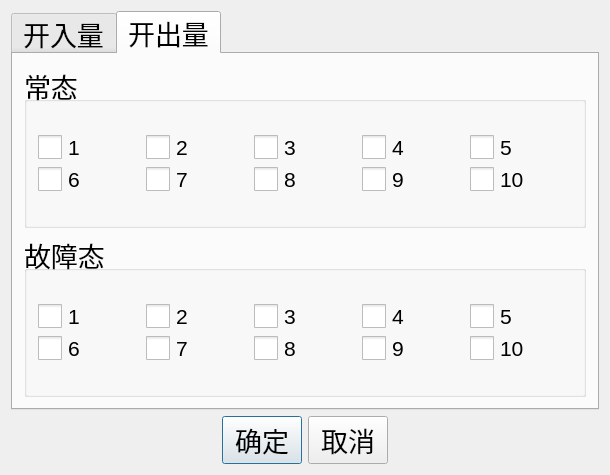
<?xml version="1.0" encoding="UTF-8"?>
<ui version="4.0">
 <class>CFaultGradientSetting</class>
 <widget class="QDialog" name="CFaultGradientSetting">
  <property name="geometry">
   <rect>
    <x>0</x>
    <y>0</y>
    <width>610</width>
    <height>475</height>
   </rect>
  </property>
  <property name="windowTitle">
   <string>开出量设置</string>
  </property>
  <layout class="QVBoxLayout" name="verticalLayout_6">
   <item>
    <layout class="QVBoxLayout" name="verticalLayout">
     <item>
      <widget class="QSttTabWidget" name="tabWidget">
       <property name="font">
        <font>
         <pointsize>20</pointsize>
        </font>
       </property>
       <property name="currentIndex">
        <number>1</number>
       </property>
       <widget class="QWidget" name="m_tabBIn">
        <attribute name="title">
         <string>开入量</string>
        </attribute>
        <layout class="QVBoxLayout" name="verticalLayout_2">
         <item>
          <layout class="QGridLayout" name="gridLayout">
           <item row="0" column="2">
            <widget class="QSttCheckBox" name="m_cbBinC">
             <property name="font">
              <font>
               <pointsize>16</pointsize>
              </font>
             </property>
             <property name="styleSheet">
              <string notr="true">QCheckBox::indicator {  
width: 24px;  height: 24px;
}</string>
             </property>
             <property name="text">
              <string>C</string>
             </property>
            </widget>
           </item>
           <item row="0" column="0">
            <widget class="QSttCheckBox" name="m_cbBinA">
             <property name="font">
              <font>
               <pointsize>16</pointsize>
              </font>
             </property>
             <property name="styleSheet">
              <string notr="true">QCheckBox::indicator {  
width: 24px;  height: 24px;
}</string>
             </property>
             <property name="text">
              <string>A</string>
             </property>
            </widget>
           </item>
           <item row="0" column="1">
            <widget class="QSttCheckBox" name="m_cbBinB">
             <property name="font">
              <font>
               <pointsize>16</pointsize>
              </font>
             </property>
             <property name="styleSheet">
              <string notr="true">QCheckBox::indicator {  
width: 24px;  height: 24px;
}</string>
             </property>
             <property name="text">
              <string>B</string>
             </property>
            </widget>
           </item>
           <item row="0" column="3">
            <widget class="QSttCheckBox" name="m_cbBinD">
             <property name="font">
              <font>
               <pointsize>16</pointsize>
              </font>
             </property>
             <property name="styleSheet">
              <string notr="true">QCheckBox::indicator {  
width: 24px;  height: 24px;
}</string>
             </property>
             <property name="text">
              <string>D</string>
             </property>
            </widget>
           </item>
           <item row="0" column="4">
            <widget class="QSttCheckBox" name="m_cbBinE">
             <property name="font">
              <font>
               <pointsize>16</pointsize>
              </font>
             </property>
             <property name="styleSheet">
              <string notr="true">QCheckBox::indicator {  
width: 24px;  height: 24px;
}</string>
             </property>
             <property name="text">
              <string>E</string>
             </property>
            </widget>
           </item>
          </layout>
         </item>
         <item>
          <layout class="QGridLayout" name="gridLayout_2">
           <item row="0" column="1">
            <widget class="QSttCheckBox" name="m_cbBinF">
             <property name="font">
              <font>
               <pointsize>16</pointsize>
              </font>
             </property>
             <property name="styleSheet">
              <string notr="true">QCheckBox::indicator {  
width: 24px;  height: 24px;
}</string>
             </property>
             <property name="text">
              <string>F</string>
             </property>
            </widget>
           </item>
           <item row="0" column="2">
            <widget class="QSttCheckBox" name="m_cbBinG">
             <property name="font">
              <font>
               <pointsize>16</pointsize>
              </font>
             </property>
             <property name="styleSheet">
              <string notr="true">QCheckBox::indicator {  
width: 24px;  height: 24px;
}</string>
             </property>
             <property name="text">
              <string>G</string>
             </property>
            </widget>
           </item>
           <item row="0" column="4">
            <widget class="QSttCheckBox" name="m_cbBinI">
             <property name="font">
              <font>
               <pointsize>16</pointsize>
              </font>
             </property>
             <property name="styleSheet">
              <string notr="true">QCheckBox::indicator {  
width: 24px;  height: 24px;
}</string>
             </property>
             <property name="text">
              <string>I</string>
             </property>
            </widget>
           </item>
           <item row="0" column="3">
            <widget class="QSttCheckBox" name="m_cbBinH">
             <property name="font">
              <font>
               <pointsize>16</pointsize>
              </font>
             </property>
             <property name="styleSheet">
              <string notr="true">QCheckBox::indicator {  
width: 24px;  height: 24px;
}</string>
             </property>
             <property name="text">
              <string>H</string>
             </property>
            </widget>
           </item>
           <item row="0" column="5">
            <widget class="QSttCheckBox" name="m_cbBinJ">
             <property name="font">
              <font>
               <pointsize>16</pointsize>
              </font>
             </property>
             <property name="styleSheet">
              <string notr="true">QCheckBox::indicator {  
width: 24px;  height: 24px;
}</string>
             </property>
             <property name="text">
              <string>J</string>
             </property>
            </widget>
           </item>
          </layout>
         </item>
         <item>
          <layout class="QHBoxLayout" name="horizontalLayout_4">
           <item>
            <spacer name="horizontalSpacer_3">
             <property name="orientation">
              <enum>Qt::Horizontal</enum>
             </property>
             <property name="sizeHint" stdset="0">
              <size>
               <width>20</width>
               <height>20</height>
              </size>
             </property>
            </spacer>
           </item>
           <item>
            <widget class="QRadioButton" name="m_rbAnd">
             <property name="text">
              <string>逻辑与</string>
             </property>
             <property name="checked">
              <bool>true</bool>
             </property>
            </widget>
           </item>
           <item>
            <spacer name="horizontalSpacer_5">
             <property name="orientation">
              <enum>Qt::Horizontal</enum>
             </property>
             <property name="sizeHint" stdset="0">
              <size>
               <width>40</width>
               <height>20</height>
              </size>
             </property>
            </spacer>
           </item>
           <item>
            <widget class="QRadioButton" name="m_rbOr">
             <property name="text">
              <string>逻辑或</string>
             </property>
            </widget>
           </item>
           <item>
            <spacer name="horizontalSpacer_4">
             <property name="orientation">
              <enum>Qt::Horizontal</enum>
             </property>
             <property name="sizeHint" stdset="0">
              <size>
               <width>40</width>
               <height>20</height>
              </size>
             </property>
            </spacer>
           </item>
          </layout>
         </item>
        </layout>
       </widget>
       <widget class="QWidget" name="m_tabBOut">
        <attribute name="title">
         <string>开出量</string>
        </attribute>
        <layout class="QVBoxLayout" name="verticalLayout_3">
         <item>
          <widget class="QGroupBox" name="m_gbNormal">
           <property name="title">
            <string>常态</string>
           </property>
           <layout class="QVBoxLayout" name="verticalLayout_4">
            <item>
             <layout class="QGridLayout" name="gridLayout_3">
              <item row="0" column="2">
               <widget class="QSttCheckBox" name="m_cbBOut2">
                <property name="font">
                 <font>
                  <pointsize>16</pointsize>
                 </font>
                </property>
                <property name="styleSheet">
                 <string notr="true">QCheckBox::indicator {  
width: 24px;  height: 24px;
}</string>
                </property>
                <property name="text">
                 <string>3</string>
                </property>
                <attribute name="buttonGroup">
                 <string notr="true">btnGrpNormal</string>
                </attribute>
               </widget>
              </item>
              <item row="0" column="3">
               <widget class="QSttCheckBox" name="m_cbBOut3">
                <property name="font">
                 <font>
                  <pointsize>16</pointsize>
                 </font>
                </property>
                <property name="styleSheet">
                 <string notr="true">QCheckBox::indicator {  
width: 24px;  height: 24px;
}</string>
                </property>
                <property name="text">
                 <string>4</string>
                </property>
                <attribute name="buttonGroup">
                 <string notr="true">btnGrpNormal</string>
                </attribute>
               </widget>
              </item>
              <item row="1" column="0">
               <widget class="QSttCheckBox" name="m_cbBOut5">
                <property name="font">
                 <font>
                  <pointsize>16</pointsize>
                 </font>
                </property>
                <property name="styleSheet">
                 <string notr="true">QCheckBox::indicator {  
width: 24px;  height: 24px;
}</string>
                </property>
                <property name="text">
                 <string>6</string>
                </property>
                <attribute name="buttonGroup">
                 <string notr="true">btnGrpNormal</string>
                </attribute>
               </widget>
              </item>
              <item row="1" column="1">
               <widget class="QSttCheckBox" name="m_cbBOut6">
                <property name="font">
                 <font>
                  <pointsize>16</pointsize>
                 </font>
                </property>
                <property name="styleSheet">
                 <string notr="true">QCheckBox::indicator {  
width: 24px;  height: 24px;
}</string>
                </property>
                <property name="text">
                 <string>7</string>
                </property>
                <attribute name="buttonGroup">
                 <string notr="true">btnGrpNormal</string>
                </attribute>
               </widget>
              </item>
              <item row="0" column="1">
               <widget class="QSttCheckBox" name="m_cbBOut1">
                <property name="font">
                 <font>
                  <pointsize>16</pointsize>
                 </font>
                </property>
                <property name="styleSheet">
                 <string notr="true">QCheckBox::indicator {  
width: 24px;  height: 24px;
}</string>
                </property>
                <property name="text">
                 <string>2</string>
                </property>
                <attribute name="buttonGroup">
                 <string notr="true">btnGrpNormal</string>
                </attribute>
               </widget>
              </item>
              <item row="1" column="4">
               <widget class="QSttCheckBox" name="m_cbBOut9">
                <property name="font">
                 <font>
                  <pointsize>16</pointsize>
                 </font>
                </property>
                <property name="styleSheet">
                 <string notr="true">QCheckBox::indicator {  
width: 24px;  height: 24px;
}</string>
                </property>
                <property name="text">
                 <string>10</string>
                </property>
                <attribute name="buttonGroup">
                 <string notr="true">btnGrpNormal</string>
                </attribute>
               </widget>
              </item>
              <item row="1" column="2">
               <widget class="QSttCheckBox" name="m_cbBOut7">
                <property name="font">
                 <font>
                  <pointsize>16</pointsize>
                 </font>
                </property>
                <property name="styleSheet">
                 <string notr="true">QCheckBox::indicator {  
width: 24px;  height: 24px;
}</string>
                </property>
                <property name="text">
                 <string>8</string>
                </property>
                <attribute name="buttonGroup">
                 <string notr="true">btnGrpNormal</string>
                </attribute>
               </widget>
              </item>
              <item row="0" column="4">
               <widget class="QSttCheckBox" name="m_cbBOut4">
                <property name="font">
                 <font>
                  <pointsize>16</pointsize>
                 </font>
                </property>
                <property name="styleSheet">
                 <string notr="true">QCheckBox::indicator {  
width: 24px;  height: 24px;
}</string>
                </property>
                <property name="text">
                 <string>5</string>
                </property>
                <attribute name="buttonGroup">
                 <string notr="true">btnGrpNormal</string>
                </attribute>
               </widget>
              </item>
              <item row="1" column="3">
               <widget class="QSttCheckBox" name="m_cbBOut8">
                <property name="font">
                 <font>
                  <pointsize>16</pointsize>
                 </font>
                </property>
                <property name="styleSheet">
                 <string notr="true">QCheckBox::indicator {  
width: 24px;  height: 24px;
}</string>
                </property>
                <property name="text">
                 <string>9</string>
                </property>
                <attribute name="buttonGroup">
                 <string notr="true">btnGrpNormal</string>
                </attribute>
               </widget>
              </item>
              <item row="0" column="0">
               <widget class="QSttCheckBox" name="m_cbBOut0">
                <property name="font">
                 <font>
                  <pointsize>16</pointsize>
                 </font>
                </property>
                <property name="styleSheet">
                 <string notr="true">QCheckBox::indicator {  
width: 24px;  height: 24px;
}</string>
                </property>
                <property name="text">
                 <string>1</string>
                </property>
                <attribute name="buttonGroup">
                 <string notr="true">btnGrpNormal</string>
                </attribute>
               </widget>
              </item>
             </layout>
            </item>
           </layout>
          </widget>
         </item>
         <item>
          <widget class="QGroupBox" name="m_gbError">
           <property name="title">
            <string>故障态</string>
           </property>
           <layout class="QVBoxLayout" name="verticalLayout_5">
            <item>
             <layout class="QGridLayout" name="gridLayout_4">
              <item row="1" column="4">
               <widget class="QSttCheckBox" name="m_cbBOut10_E19">
                <property name="font">
                 <font>
                  <pointsize>16</pointsize>
                 </font>
                </property>
                <property name="styleSheet">
                 <string notr="true">QCheckBox::indicator {  
width: 24px;  height: 24px;
}</string>
                </property>
                <property name="text">
                 <string>10</string>
                </property>
                <attribute name="buttonGroup">
                 <string notr="true">btnGrpError</string>
                </attribute>
               </widget>
              </item>
              <item row="0" column="3">
               <widget class="QSttCheckBox" name="m_cbBOut4_E13">
                <property name="font">
                 <font>
                  <pointsize>16</pointsize>
                 </font>
                </property>
                <property name="styleSheet">
                 <string notr="true">QCheckBox::indicator {  
width: 24px;  height: 24px;
}</string>
                </property>
                <property name="text">
                 <string>4</string>
                </property>
                <attribute name="buttonGroup">
                 <string notr="true">btnGrpError</string>
                </attribute>
               </widget>
              </item>
              <item row="0" column="1">
               <widget class="QSttCheckBox" name="m_cbBOut2_E11">
                <property name="font">
                 <font>
                  <pointsize>16</pointsize>
                 </font>
                </property>
                <property name="styleSheet">
                 <string notr="true">QCheckBox::indicator {  
width: 24px;  height: 24px;
}</string>
                </property>
                <property name="text">
                 <string>2</string>
                </property>
                <attribute name="buttonGroup">
                 <string notr="true">btnGrpError</string>
                </attribute>
               </widget>
              </item>
              <item row="1" column="1">
               <widget class="QSttCheckBox" name="m_cbBOut7_E16">
                <property name="font">
                 <font>
                  <pointsize>16</pointsize>
                 </font>
                </property>
                <property name="styleSheet">
                 <string notr="true">QCheckBox::indicator {  
width: 24px;  height: 24px;
}</string>
                </property>
                <property name="text">
                 <string>7</string>
                </property>
                <attribute name="buttonGroup">
                 <string notr="true">btnGrpError</string>
                </attribute>
               </widget>
              </item>
              <item row="0" column="4">
               <widget class="QSttCheckBox" name="m_cbBOut5_E14">
                <property name="font">
                 <font>
                  <pointsize>16</pointsize>
                 </font>
                </property>
                <property name="styleSheet">
                 <string notr="true">QCheckBox::indicator {  
width: 24px;  height: 24px;
}</string>
                </property>
                <property name="text">
                 <string>5</string>
                </property>
                <attribute name="buttonGroup">
                 <string notr="true">btnGrpError</string>
                </attribute>
               </widget>
              </item>
              <item row="1" column="0">
               <widget class="QSttCheckBox" name="m_cbBOut6_E15">
                <property name="font">
                 <font>
                  <pointsize>16</pointsize>
                 </font>
                </property>
                <property name="styleSheet">
                 <string notr="true">QCheckBox::indicator {  
width: 24px;  height: 24px;
}</string>
                </property>
                <property name="text">
                 <string>6</string>
                </property>
                <attribute name="buttonGroup">
                 <string notr="true">btnGrpError</string>
                </attribute>
               </widget>
              </item>
              <item row="1" column="3">
               <widget class="QSttCheckBox" name="m_cbBOut9_E18">
                <property name="font">
                 <font>
                  <pointsize>16</pointsize>
                 </font>
                </property>
                <property name="styleSheet">
                 <string notr="true">QCheckBox::indicator {  
width: 24px;  height: 24px;
}</string>
                </property>
                <property name="text">
                 <string>9</string>
                </property>
                <attribute name="buttonGroup">
                 <string notr="true">btnGrpError</string>
                </attribute>
               </widget>
              </item>
              <item row="0" column="0">
               <widget class="QSttCheckBox" name="m_cbBOut1_E10">
                <property name="font">
                 <font>
                  <pointsize>16</pointsize>
                 </font>
                </property>
                <property name="styleSheet">
                 <string notr="true">QCheckBox::indicator {  
width: 24px;  height: 24px;
}</string>
                </property>
                <property name="text">
                 <string>1</string>
                </property>
                <attribute name="buttonGroup">
                 <string notr="true">btnGrpError</string>
                </attribute>
               </widget>
              </item>
              <item row="1" column="2">
               <widget class="QSttCheckBox" name="m_cbBOut8_E17">
                <property name="font">
                 <font>
                  <pointsize>16</pointsize>
                 </font>
                </property>
                <property name="styleSheet">
                 <string notr="true">QCheckBox::indicator {  
width: 24px;  height: 24px;
}</string>
                </property>
                <property name="text">
                 <string>8</string>
                </property>
                <attribute name="buttonGroup">
                 <string notr="true">btnGrpError</string>
                </attribute>
               </widget>
              </item>
              <item row="0" column="2">
               <widget class="QSttCheckBox" name="m_cbBOut3_E12">
                <property name="font">
                 <font>
                  <pointsize>16</pointsize>
                 </font>
                </property>
                <property name="styleSheet">
                 <string notr="true">QCheckBox::indicator {  
width: 24px;  height: 24px;
}</string>
                </property>
                <property name="text">
                 <string>3</string>
                </property>
                <attribute name="buttonGroup">
                 <string notr="true">btnGrpError</string>
                </attribute>
               </widget>
              </item>
             </layout>
            </item>
           </layout>
          </widget>
         </item>
        </layout>
       </widget>
      </widget>
     </item>
     <item>
      <layout class="QHBoxLayout" name="horizontalLayout">
       <item>
        <spacer name="horizontalSpacer">
         <property name="orientation">
          <enum>Qt::Horizontal</enum>
         </property>
         <property name="sizeHint" stdset="0">
          <size>
           <width>40</width>
           <height>20</height>
          </size>
         </property>
        </spacer>
       </item>
       <item>
        <widget class="QPushButton" name="m_btnOK">
         <property name="font">
          <font>
           <pointsize>20</pointsize>
          </font>
         </property>
         <property name="text">
          <string>确定</string>
         </property>
        </widget>
       </item>
       <item>
        <widget class="QPushButton" name="m_btnCancel">
         <property name="font">
          <font>
           <pointsize>20</pointsize>
          </font>
         </property>
         <property name="text">
          <string>取消</string>
         </property>
        </widget>
       </item>
       <item>
        <spacer name="horizontalSpacer_2">
         <property name="orientation">
          <enum>Qt::Horizontal</enum>
         </property>
         <property name="sizeHint" stdset="0">
          <size>
           <width>40</width>
           <height>20</height>
          </size>
         </property>
        </spacer>
       </item>
      </layout>
     </item>
    </layout>
   </item>
  </layout>
 </widget>
 <layoutdefault spacing="6" margin="11"/>
 <customwidgets>
  <customwidget>
   <class>QSttTabWidget</class>
   <extends>QTabWidget</extends>
   <header>../Controls/SttTabWidget.h</header>
   <container>1</container>
  </customwidget>
  <customwidget>
   <class>QSttCheckBox</class>
   <extends>QCheckBox</extends>
   <header>../Controls/SttCheckBox.h</header>
  </customwidget>
 </customwidgets>
 <resources/>
 <connections/>
 <buttongroups>
  <buttongroup name="btnGrpNormal">
   <property name="exclusive">
    <bool>false</bool>
   </property>
  </buttongroup>
  <buttongroup name="btnGrpError">
   <property name="exclusive">
    <bool>false</bool>
   </property>
  </buttongroup>
 </buttongroups>
</ui>
